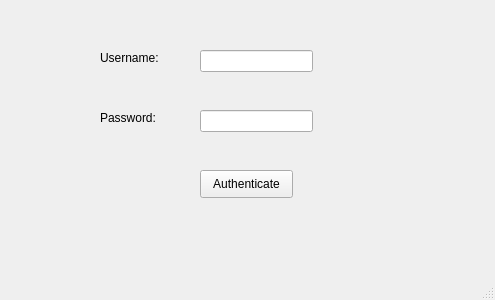
<?xml version="1.0" encoding="UTF-8"?>
<ui version="4.0">
 <class>LoginUI</class>
 <widget class="QMainWindow" name="LoginUI">
  <property name="geometry">
   <rect>
    <x>0</x>
    <y>0</y>
    <width>495</width>
    <height>300</height>
   </rect>
  </property>
  <property name="windowTitle">
   <string>LOGIN</string>
  </property>
  <widget class="QWidget" name="centralwidget">
   <widget class="QLineEdit" name="userName_field">
    <property name="geometry">
     <rect>
      <x>200</x>
      <y>50</y>
      <width>113</width>
      <height>22</height>
     </rect>
    </property>
   </widget>
   <widget class="QLabel" name="label">
    <property name="geometry">
     <rect>
      <x>100</x>
      <y>50</y>
      <width>91</width>
      <height>16</height>
     </rect>
    </property>
    <property name="text">
     <string>Username:</string>
    </property>
   </widget>
   <widget class="QLabel" name="label_2">
    <property name="geometry">
     <rect>
      <x>100</x>
      <y>110</y>
      <width>91</width>
      <height>16</height>
     </rect>
    </property>
    <property name="text">
     <string>Password:</string>
    </property>
   </widget>
   <widget class="QLineEdit" name="password_field">
    <property name="geometry">
     <rect>
      <x>200</x>
      <y>110</y>
      <width>113</width>
      <height>22</height>
     </rect>
    </property>
   </widget>
   <widget class="QPushButton" name="AuthenticatBUTTON">
    <property name="geometry">
     <rect>
      <x>200</x>
      <y>170</y>
      <width>93</width>
      <height>28</height>
     </rect>
    </property>
    <property name="text">
     <string>Authenticate</string>
    </property>
   </widget>
  </widget>
  <widget class="QStatusBar" name="statusbar"/>
  <widget class="QMenuBar" name="menubar">
   <property name="geometry">
    <rect>
     <x>0</x>
     <y>0</y>
     <width>495</width>
     <height>26</height>
    </rect>
   </property>
  </widget>
 </widget>
 <resources/>
 <connections/>
</ui>
